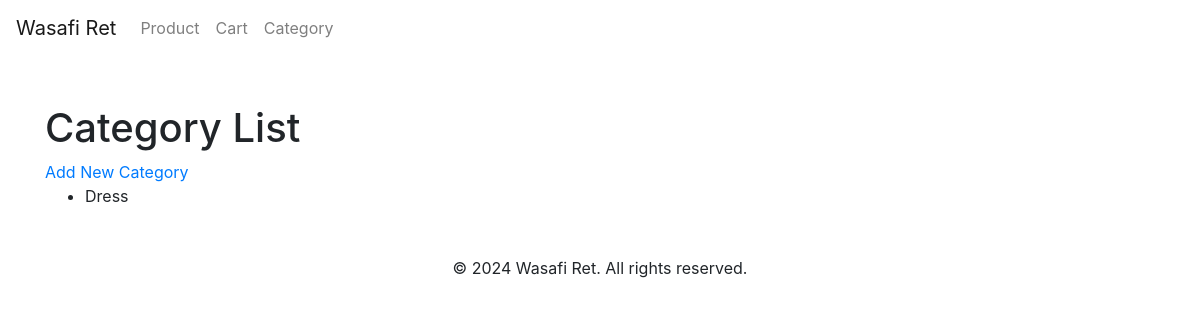
The page /category_list/ on the database as committed earlier.
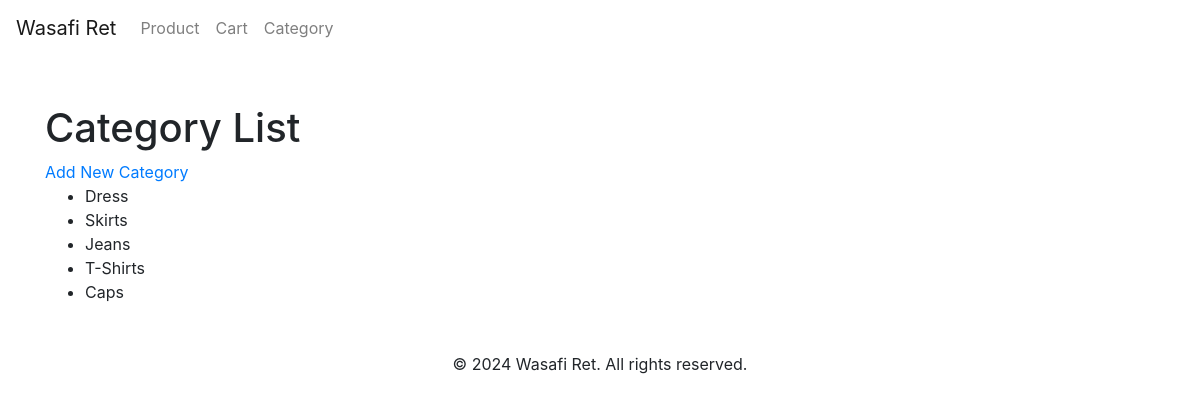
The same page on the database as committed later.
### WasafiRet/models.py (models this page shows, shortened)
class Category(models.Model):
    name=models.CharField(max_length=100)

### WasafiRet/views.py (the view)
# urls.py: path('category_list/',views.category_list,name='category_list'),
def category_list(request):
     categories=Category.objects.all()
     return render(request,'WasafiRet/category_list.html',{'categories':categories})

### WasafiRet/templates/WasafiRet/category_list.html (shortened to what this page needs)
{% extends 'WasafiRet/base.html' %} {% load static %}  {% block content %}
<h1>Category List</h1>
<a href="{% url 'category_create' %}">Add New Category</a>
<ul>
  {% for category in categories %}
  <li>{{ category.name }}</li>
  {% endfor %}
</ul>
{% endblock %}

### WasafiRet/templates/WasafiRet/base.html (shortened to what this page needs)
{% load static %}
<!DOCTYPE html>
<html lang="en">
  <head>
    <link rel="stylesheet" href="{% static 'css/style.css' %}" />
    <link
      rel="stylesheet"
      href="https://stackpath.bootstrapcdn.com/bootstrap/4.5.2/css/bootstrap.min.css"
    />
  </head>
  <body>
    <header>
      <nav class="navbar navbar-expand-lg navbar-light">
        <a class="navbar-brand" href="#">Wasafi Ret</a>
        <div class="collapse navbar-collapse" id="navbarNav">
          <ul class="navbar-nav">
            <li class="nav-item">
              <a class="nav-link" href="{% url 'product_list' %}">Product</a>
            </li>
            <li class="nav-item">
              <a class="nav-link" href="{% url 'cart' %}">Cart</a>
            </li>
            <li class="nav-item">
              <a class="nav-link" href="{% url 'category_list' %}">Category</a>
            </li>
          </ul>
        </div>
      </nav>
    </header>
    <main class="container mt-5">{% block content %}{% endblock %}</main>
    <footer class="text-center mt-5">
      <p>&copy; 2024 Wasafi Ret. All rights reserved.</p>
    </footer>
  </body>
</html>

Rows that differ between the two databases and show on the page:
added Category: name "Skirts"
added Category: name "Jeans"
added Category: name "T-Shirts"
added Category: name "Caps"
